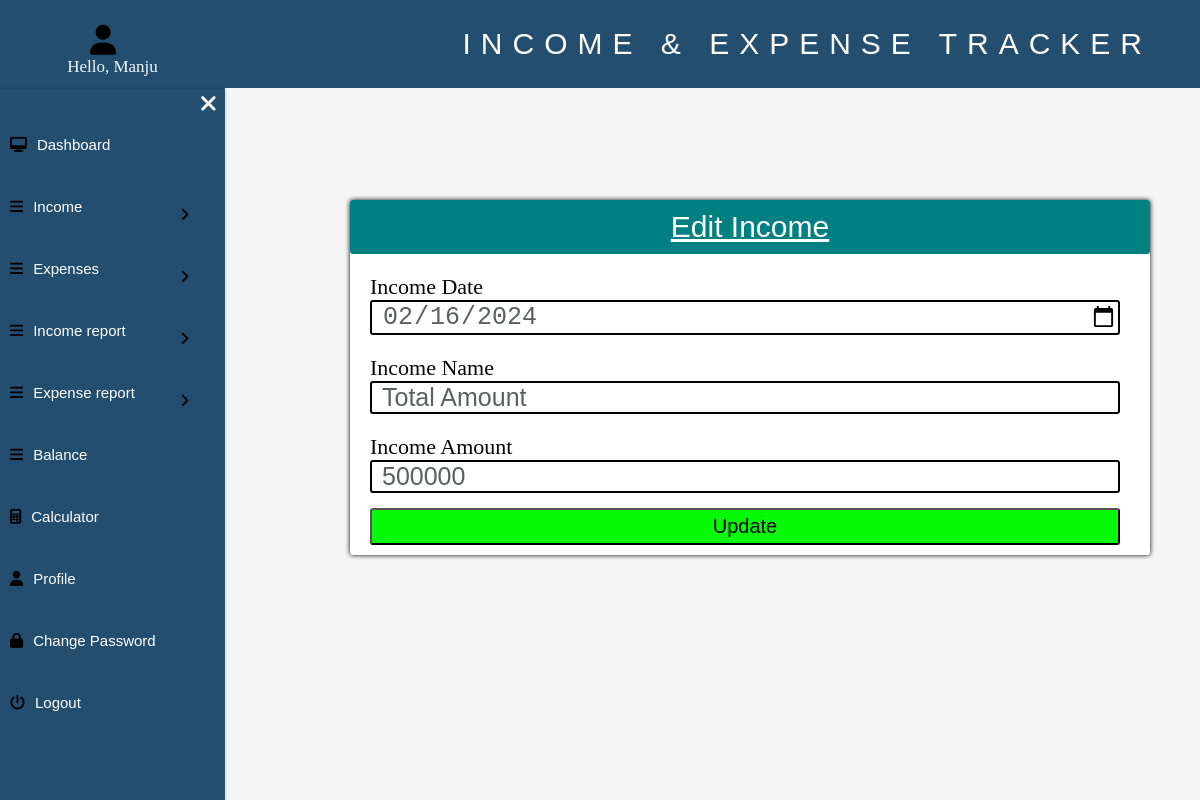
The app's page /edit-income.php?id=2 (signed in) with its own data.
### tables this page shows
CREATE TABLE `users` (
  `ID` int(11) NOT NULL,
  `full_name` varchar(129) DEFAULT NULL,
  `email` varchar(255) DEFAULT NULL,
  `password` varchar(255) DEFAULT NULL,
  `code` varchar(200) DEFAULT NULL,
  `updated_time` timestamp NOT NULL DEFAULT current_timestamp() ON UPDATE current_timestamp()
);

CREATE TABLE `tblincome` (
  `ID` int(11) NOT NULL,
  `UserId` int(200) NOT NULL,
  `IncomeDate` date NOT NULL,
  `IncomeName` varchar(200) NOT NULL,
  `IncomeAmt` int(200) NOT NULL,
  `NoteDate` timestamp NOT NULL DEFAULT current_timestamp() ON UPDATE current_timestamp()
);

### edit-income.php (the view, shortened to what this page needs)
<?php
include('database.php');
if (strlen($_SESSION['user'] == 0)) {
    header('location:logout.php');
} else {
    if (isset($_GET['id'])) {
        $expenseId = intval($_GET['id']);
        $query = mysqli_query($conn, "SELECT * FROM tblincome WHERE ID='$expenseId'");
        $expenseData = mysqli_fetch_assoc($query);
    }
?>
    <!DOCTYPE html>
    <html lang="en">
    <head>
        <link rel="stylesheet" href="css/sidebarstyleall.css">
        <link rel="stylesheet" href="https://cdnjs.cloudflare.com/ajax/libs/font-awesome/6.4.0/css/all.min.css">
    </head>
    <body>
        <section>
            <div class=main-bar>
                <p class="headline">INCOME & EXPENSE TRACKER</p>
            </div>
            <div class="user">
                <div class="userimg"><i class="fa-regular fa-user"></i></div>
                <h1 class="menu-btn">
                </h1>
                <div class="username">
                    <?php
                    $use = $_SESSION["user"];
                    if ($use) {
                        $ret = mysqli_query($conn, "SELECT full_name FROM users WHERE ID='$use'");
                        $row = mysqli_fetch_assoc($ret);
                        $name = $row['full_name'];
                    ?>
                        <div class="profile-us">
                            <p>
                            Hello, <?php echo $name; ?>
                            </p>
                        </div>
                    <?php
                    } else {
                        echo "user not found";
                    }
                    ?>
                </div>
            </div>
            <div class="side-bar">
                <div class="close-btn">
                    <i class="fas fa-times"></i>
                </div>
                <div class="menu">
                    <div class="item"><a href="sidebar2.php"><i class="fas fa-desktop"></i>Dashboard</a></div>
                    <div class="item"><a class="sub-btn"><i class="fas fa-bars"></i>Income<i class="fas fa-angle-right dropdown"></i></a>
                    </div>
                    <div class="item"><a class="sub-btn"><i class="fas fa-bars"></i>Expenses<i class="fas fa-angle-right dropdown"></i></a>
                    </div>
                    <div class="item"><a class="sub-btn"><i class="fas fa-bars"></i>Income report<i class="fas fa-angle-right dropdown"></i></a>
                    </div>
                    <div class="item"><a class="sub-btn"><i class="fas fa-bars"></i>Expense report<i class="fas fa-angle-right dropdown"></i></a>
                    </div>
                    <div class="item"><a href="balance1.php"><i class="fas fa-bars"></i>Balance</a></div>
                    <div class="item"><a href="calculator1.php"><i class="fas fa-calculator"></i>Calculator</a></div>
                    <div class="item"><a href="user-profile1.php"><i class="fas fa-user"></i>Profile</a></div>
                    <div class="item"><a href="reset-password1.php"><i class="fas fa-lock"></i>Change Password</a></div>
                    <div class="item">
                        <a href="#" onclick="showLogoutConfirmation()">
                            <i class="fas fa-power-off"></i>Logout
                        </a>
                    </div>
                </div>
            </div>
        </section>
        <div class="section">
            <form method="POST" class="expense-form">
                <div class="header">Edit Income</div>
                <div class="sectionmenu">
                    <div class="form-group">
                        <label for="expense_date">Income Date</label>
                        <input type="date" class="form-control" id="expense_date" name="expense_date" value="<?php echo $expenseData['IncomeDate']; ?>" required>
                    </div>
                    <div class="form-group">
                        <label for="expense_item">Income Name</label>
                        <input type="text" class="form-control" id="expense_item" name="expense_item" value="<?php echo $expenseData['IncomeName']; ?>" required>
                    </div>
                    <div class="form-group">
                        <label for="expense_cost">Income Amount</label>
                        <input type="number" class="form-control" id="expense_cost" name="expense_cost" value="<?php echo $expenseData['IncomeAmt']; ?>" step="10" required>
                    </div>
                    <div class="form-group-button">
                        <button type="submit" name="update" class="btn">Update</button>
                    </div>
                </div>
            </form>
        </div>
    </body>
    </html>
<?php } ?>

### css/sidebarstyleall.css (style rules this page uses)
* { margin: 0; padding: 0; box-sizing: border-box; }
body { min-height: auto; background-color: #f5f5f5; }
.main-bar { background-color: #234E70; padding: 27px; align-items: center; font-family: 'Gill Sans', 'Gill Sans MT', Calibri, 'Trebuchet MS', sans-serif; top: 0; font-size: 30px; position: fixed; color: rgba(255, 255, 255, 0.994); letter-spacing: 10px; width: 100%; text-shadow: 40px; }
.headline { margin-left: 38%; }
.side-bar { background-color: #234E70; backdrop-filter: blur(20px); width: 225px; height: 100vh; position: fixed; top: 0; left: 0; overflow-y: auto; margin-top: 89px; transition: 0.5s ease; transition-property: left; box-shadow: 0 0 5px rgba(0, 0, 0, 0.2); }
.side-bar .menu { width: 100%; margin-top: 25px; }
.close-btn { position: absolute; font-size: 23px; right: 0; margin-bottom: 15px; margin-right: 8px; margin-top: 3px; cursor: pointer; transition: 0.4s ease; color: white; }
.menu-btn { position: fixed; font-size: 25px; margin-left: 5px; margin-top: 35px; cursor: pointer; transition: 0.2s ease; }
.side-bar .menu .item a { text-decoration: none; color: white; font-size: 15px; display: block; padding: 1px 10px; line-height: 60px; font-family: sans-serif; }
.side-bar .menu .item i { margin-right: 10px; color: black; }
.side-bar .menu .item a .dropdown { margin-left: 10px; margin-top: 30px; right: 0; left: 170px; position: fixed; transition: 0.3s ease; }
.userimg i { font-size: 30px; border-radius: 50%; font-weight: 600; color: black; margin-left: 90px; margin-top: 25px; }
.profile-us p { text-align: center; font-family:Cambria, Cochin, Georgia, Times, 'Times New Roman'; font-size: 17px; margin-top: 2px; margin-bottom: 2px; color: rgb(241, 248, 253); }
.user { top: 0; width: 225px; background-color:#234E70; position: fixed; height: 89px; }
.section { background-color: white; width: 800px; height: auto; margin: 200px 350px; border-radius: 3px; box-shadow: 0 0 5px; display: block; }
.sectionmenu { font-size: 22px; width: 750px; margin-left: 20px; }
.header { text-align: center; font-size: 30px; padding: 10px; border-radius: 3px; font-family: 'Gill Sans', 'Gill Sans MT', Calibri, 'Trebuchet MS', sans-serif; text-decoration: underline; background-color:teal; color: #ffffff; }
.form-group { margin-top: 10px; }
.form-group label { color: rgb(4, 4, 4); position: relative; bottom: -10px; }
.form-group input { margin-top: 10px; font-size: 20px; border: 2px solid black; color: rgb(89, 96, 97); border-radius: 3px; }
.form-group .form-control { width: 100%; font-size: 25px; padding-left: 10px; }
.btn { font-size: 20px; margin-top: 15px; margin-bottom: 10px; border-radius: 3px; padding: 5px; width: 100%; background-color: rgb(5, 251, 5); }

### records on screen
users: full_name "Manju"
tblincome: expense_date "02/16/2024", expense_item "Total Amount", expense_cost "500000"
